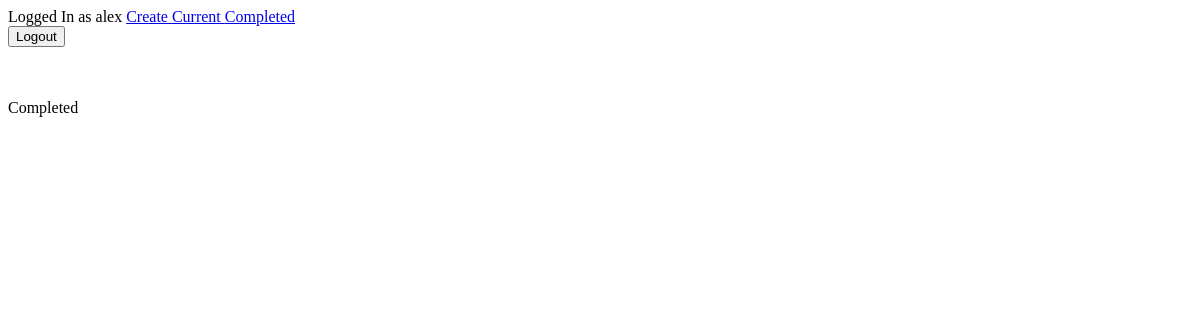
Page /completed/ (signed in) on the earlier database version.
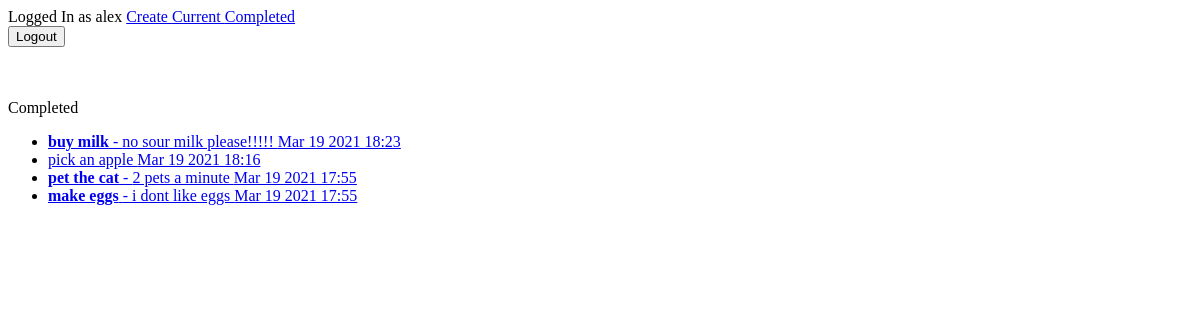
Same page on the later database version.
### todo/models.py (models this page shows, shortened)
class Todo(models.Model):
    title = models.CharField(max_length=100)
    memo = models.TextField(blank=True)
    created = models.DateTimeField(auto_now_add=True)
    datecompleted = models.DateTimeField(null=True, blank=True)
    important = models.BooleanField(default=False)
    user = models.ForeignKey(User, on_delete=models.CASCADE)

### todo/views.py (the view)
# urls.py: path('completed/', views.completedtodos, name='completedtodos'),
@login_required
def completedtodos(request):
    todos = Todo.objects.filter(user=request.user, datecompleted__isnull=False).order_by('-datecompleted')
    return render(request,'todo/completedtodos.html',{'todos':todos})

### todo/templates/todo/completedtodos.html
{% extends 'todo/base.html' %}
{% block content %}
Completed
<ul>
    {% for todo in todos %}
    <li>
        <a href="{% url 'viewtodo' todo.id %}">
        {% if todo.important %}<b>{% endif %}{{ todo.title }}{% if todo.important %}</b>{% endif %}
        {% if todo.memo %} - {{ todo.memo }}{% endif %}
        {{ todo.datecompleted|date:'M j Y H:i' }}
        </a>
    </li>
    {% endfor %}
</ul>
{% endblock %}

Differences in the rows shown:
now on this page (row edited): Todo: title "buy milk", memo "no sour milk please!!!!!", datecompleted "Mar 19 2021 18:23"
now on this page (row edited): Todo: title "pick an apple", datecompleted "Mar 19 2021 18:16"
now on this page (row edited): Todo: title "pet the cat", memo "2 pets a minute", datecompleted "Mar 19 2021 17:55"
now on this page (row edited): Todo: title "make eggs", memo "i dont like eggs", datecompleted "Mar 19 2021 17:55"
